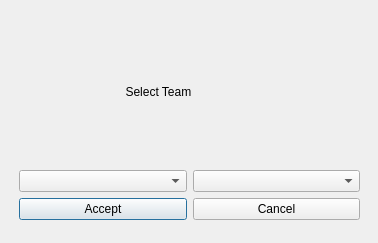
<?xml version="1.0" encoding="UTF-8"?>
<ui version="4.0">
 <class>Dialog</class>
 <widget class="QDialog" name="Dialog">
  <property name="geometry">
   <rect>
    <x>0</x>
    <y>0</y>
    <width>378</width>
    <height>243</height>
   </rect>
  </property>
  <property name="windowTitle">
   <string>Dialog</string>
  </property>
  <widget class="QWidget" name="verticalLayoutWidget">
   <property name="geometry">
    <rect>
     <x>19</x>
     <y>19</y>
     <width>341</width>
     <height>201</height>
    </rect>
   </property>
   <layout class="QVBoxLayout" name="verticalLayout">
    <item>
     <widget class="QLabel" name="label">
      <property name="text">
       <string>                                Select Team</string>
      </property>
     </widget>
    </item>
    <item>
     <layout class="QHBoxLayout" name="horizontalLayout_2">
      <item>
       <widget class="QComboBox" name="team1"/>
      </item>
      <item>
       <widget class="QComboBox" name="team2"/>
      </item>
     </layout>
    </item>
    <item>
     <layout class="QHBoxLayout" name="horizontalLayout">
      <item>
       <widget class="QPushButton" name="accept">
        <property name="text">
         <string>Accept</string>
        </property>
       </widget>
      </item>
      <item>
       <widget class="QPushButton" name="reject">
        <property name="text">
         <string>Cancel</string>
        </property>
       </widget>
      </item>
     </layout>
    </item>
   </layout>
  </widget>
 </widget>
 <resources/>
 <connections/>
</ui>
